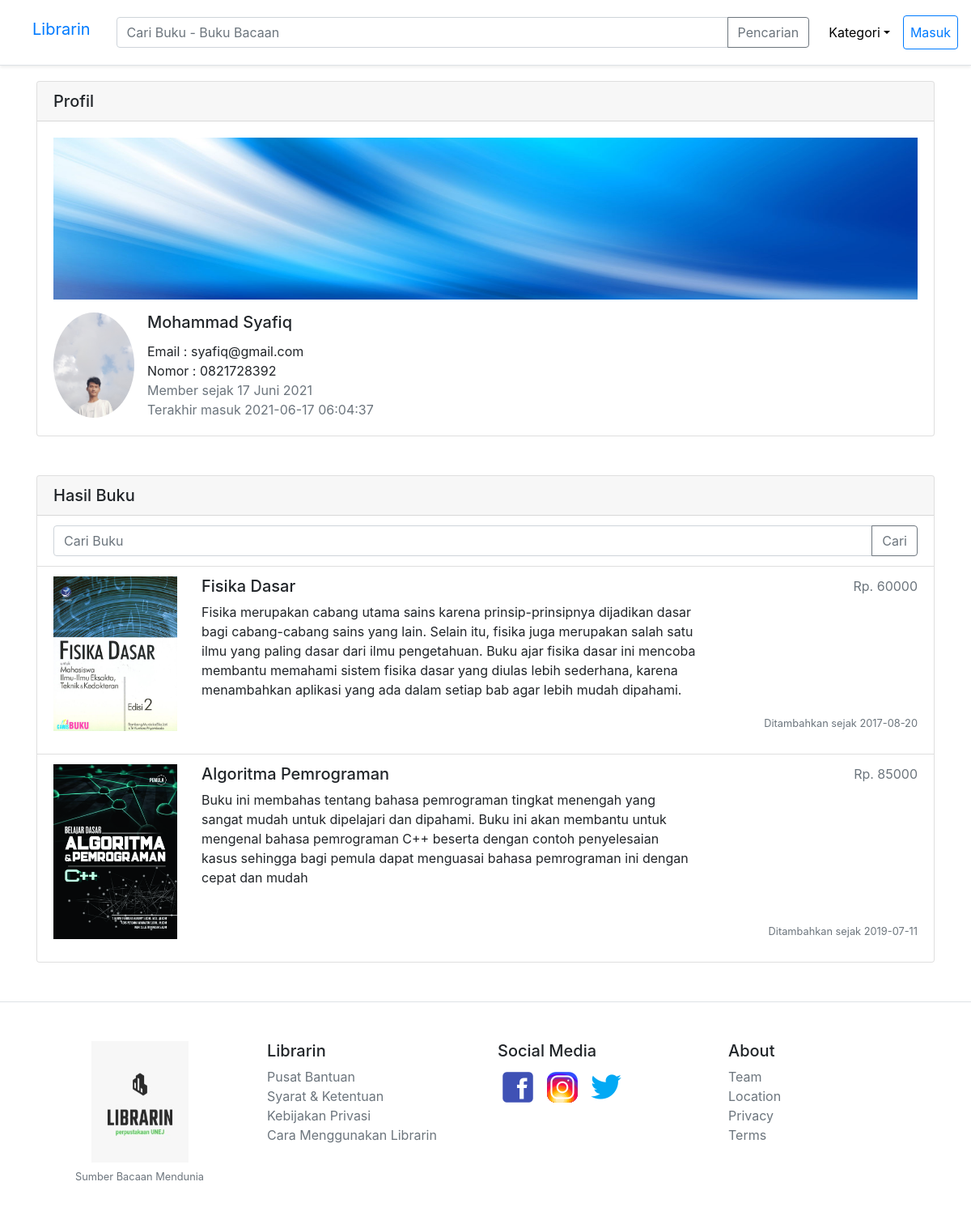
The app's page /profil/user/7 with its own data.
### tables this page shows
CREATE TABLE `users` (
  `id` int(11) NOT NULL,
  `id_level_user` int(11) NOT NULL,
  `nama` varchar(50) NOT NULL,
  `username` varchar(50) NOT NULL,
  `email` varchar(50) NOT NULL,
  `password` text NOT NULL,
  `nomor_telepon` varchar(13) NOT NULL,
  `alamat` text NOT NULL,
  `foto` text NOT NULL,
  `cover` text NOT NULL,
  `created_at` date NOT NULL,
  `updated_at` datetime NOT NULL
);

CREATE TABLE `barang` (
  `id` int(11) NOT NULL,
  `id_user` int(11) NOT NULL,
  `id_kategori` int(11) NOT NULL,
  `nama` varchar(50) NOT NULL,
  `harga` int(11) NOT NULL,
  `jumlah` double NOT NULL,
  `deskripsi` text NOT NULL,
  `created_at` date NOT NULL,
  `foto1` text NOT NULL,
  `foto2` text NOT NULL,
  `foto3` text NOT NULL,
  `foto4` text NOT NULL,
  `foto5` text NOT NULL,
  `foto6` text NOT NULL
);

### app/core/Controller.php (called while the page is built, shortened)
<?php
class Controller {
    public function view($view, $data = []) {
        require_once './app/views/'.$view.'.php';
    }
    public function model($model) {
        return new $model;
    }
}

### app/core/App.php (called while the page is built, shortened)
<?php
class App
{
    protected $method = 'index';
    protected $params = [];
    public function __construct()
    {
        $url = $this->parseURL();
        if (!empty($url)) {
            if (file_exists('app/controllers/'. $url[0]. '.php')) {
                unset($url[0]);
            }
        }
        $this->controller = new $this->controller;
        if (!empty($url)) {
            if (isset($url[1])) {
                if (method_exists($this->controller, $url[1])) {
                    $this->method = $url[1];
                    unset($url[1]);
                }
            }
            $this->params = array_values($url);
        }
        call_user_func_array([$this->controller,$this->method],$this->params);
    }
    public function parseURL()
    {
        if (isset($_GET['url'])) {
            $url = rtrim($_GET['url'],'/');
            $url = filter_var($url, FILTER_SANITIZE_URL);
            $url = explode('/',$url);
            return $url;
        }
    }
}

### index.php (called while the page is built, shortened)
<?php
	$app = new App;

### app/core/Database.php (called while the page is built, shortened)
<?php
class Database
{
	private $host = DB_HOST;
	private $user = DB_USER;
	private $pass = DB_PASS;
	private $db_name = DB_NAME;
	private $dbh;
	private $stmt;
	public function __construct()
	{
		$dsn = 'mysql:host=' . $this->host . ';dbname='. $this->db_name;
		$option = [
			PDO::ATTR_PERSISTENT => true,
			PDO::ATTR_ERRMODE => PDO::ERRMODE_EXCEPTION
		];
		try{
			$this->dbh = new PDO($dsn, $this->user, $this->pass, $option);
		} catch(PDOException $e){
			die($e->getMessage());
		}
	}
	public function query($query)
	{
		$this->stmt = $this->dbh->prepare($query);
	}
	public function bind($param, $value, $type = null)
	{
		if (is_null($type)) {
			switch (true) {
				default:
					$type = PDO::PARAM_STR;
			}
		}
		$this->stmt->bindValue($param, $value, $type);
	}
	public function execute()
	{
		$this->stmt->execute();
	}
	public function resultSet()
	{
		$this->execute();
		return $this->stmt->fetchAll(PDO::FETCH_ASSOC);
	}
	public function single()
	{
		$this->execute();
		return $this->stmt->fetch(PDO::FETCH_ASSOC);
	}
}

### app/models/User_model.php (called while the page is built, shortened)
<?php
class User_model
{
	private $db;
	function __construct()
	{
		$this->db = new Database;
	}
	public function getUserByid($id)
	{
		$query = "SELECT * FROM users WHERE id = :id";
		$this->db->query($query);
		$this->db->bind('id', $id);
		return $this->db->single();
	}
}

### app/models/Barang_model.php (called while the page is built, shortened)
<?php
class Barang_model
{
    private $db;
    function __construct()
    {
        $this->db = new Database;
    }
    public function getBarangUser($id)
    {
        $query = "SELECT b.id as id, b.id_user as id_user , u.nama as nama_user , u.email as email , u.nomor_telepon as nomor_telepon , u.alamat as alamat , u.foto as foto_user , u.cover as cover , u.created_at as created_at_user , u.updated_at as updated_at_user , b.id_kategori as id_kategori , k.kategori as kategori , b.nama as nama , b.harga as harga , b.jumlah as jumlah , b.deskripsi as deskripsi , b.created_at as created_at , b.foto1 as foto1 , b.foto2 as foto2 , b.foto3 as foto3 , b.foto4 as foto4 , b.foto5  as foto5 , b.foto6 as foto6
        FROM barang b JOIN kategori k on (b.id_kategori=k.id)
        JOIN users u on (b.id_user=u.id)
        WHERE b.id_user = :id_user";
        $this->db->query($query);
        $this->db->bind('id_user', $id);
        return $this->db->resultSet();
    }
}

### app/views/profil/user.php (the view)
<div class="container">
    <div class="card">
        <h5 class="card-header">Profil</h5>
        <div class="card-body">
            <div class="mb-3" style="width: 100%; height: 200px; background:url('<?= BASEURL ?>assets/img/picture/cover.jpg'); background-size: 100% 200px">
                <img src="<?= BASEURL ?>app/models/cover/<?= $data['penginput']['cover'] ?>" alt="" width="100%" height="100%">
            </div>
            <div class="float-left mr-3 rounded-circle">
                <img class=" rounded-circle" src="<?= $data['penginput']['foto'] ?  BASEURL . 'app/models/foto/' . $data['penginput']['foto'] : BASEURL . 'assets/img/icon/noavatar.png' ?>" alt="Foto Profil" width="100px" style="max-height: 130px; object-fit: cover;">
            </div>
            <h5 class="card-title "><?= $data['penginput']['nama'] ?></h5>
            Email : <?= $data['penginput']['email'] ?> <br>
            Nomor : <?= $data['penginput']['nomor_telepon'] ?> <br>
            <p class="card-text text-muted">
                Member sejak <?= $data['penginput']['created_at'] ?> <br>
                Terakhir masuk <?= $data['penginput']['updated_at'] ?>
            </p>
        </div>
    </div>
    <div class="card mt-5">
        <h5 class="card-header">
            Hasil Buku
        </h5>
        <ul class="list-group list-group-flush">
            <li class="list-group-item">
                <form class="input-group" action="" method="post">
                    <input type="text" class="form-control" placeholder="Cari Buku" aria-label="Cari Buku" aria-describedby="button-addon2">
                    <div class="input-group-append">
                        <button class="btn btn-outline-secondary" type="submit" id="button-addon2">Cari</button>
                    </div>
                </form>
            </li>
            <?php if (!$data['librariku']) { ?>
                <li class="list-group-item">
                    Belum ada hasil buku
                </li>
            <?php } else {
            foreach ($data['librariku'] as $librariku) : ?>
                    <li class="list-group-item ">
                        <a class="card-link" href="<?= BASEURL ?>librariku/detail/<?= $librariku['id']; ?>">
                            <div class="row">
                                <div class="col-md-2 mb-3">
                                    <img class="" src="<?= BASEURL ?>app/models/barang/<?= $librariku['foto1']; ?>" alt="" width="100%;">
                                </div>
                                <div class="col-md-7">
                                    <h5 class="text-body"><?= $librariku['nama']; ?></h5>
                                    <p class="text-body"><?= $librariku['deskripsi']; ?></p>
                                </div>
                                <div class="col-md-3 d-flex align-items-end flex-column">
                                    <p class="text-muted">Rp. <?= $librariku['harga']; ?></p>
                                    <p class="text-muted small mt-auto">
                                        Ditambahkan sejak <?= $librariku['created_at']; ?> <br>
                                    </p>
                                </div>
                            </div>
                        </a>
                    </li>
                <?php endforeach;
        } ?>
        </ul>
    </div>
</div>

### records on screen
users: cover (picture), foto (picture), nama "Mohammad Syafiq", email "syafiq@gmail.com", nomor_telepon "0821728392", updated_at "2021-06-17 06:04:37"
barang: foto1 (picture), nama "Fisika Dasar", deskripsi "Fisika merupakan cabang utama sains karena prinsip-prinsipnya dijadikan dasar bagi cabang-cabang sains yang lain. Selain itu, fisika juga merupakan salah satu ilmu yang paling dasar dari ilmu pengetahuan. Buku ajar fisika dasar ini mencoba membantu memahami sistem fisika dasar yang diulas lebih sederhana, karena menambahkan aplikasi yang ada dalam setiap bab agar lebih mudah dipahami.", harga "60000", created_at "2017-08-20"
barang: foto1 (picture), nama "Algoritma Pemrograman", deskripsi "Buku ini membahas tentang bahasa pemrograman tingkat menengah yang sangat mudah untuk dipelajari dan dipahami. Buku ini akan membantu untuk mengenal bahasa pemrograman C++ beserta dengan contoh penyelesaian kasus sehingga bagi pemula dapat menguasai bahasa pemrograman ini dengan cepat dan mudah", harga "85000", created_at "2019-07-11"

### other values on screen
$data['penginput']['created_at'] "17 Juni 2021"
